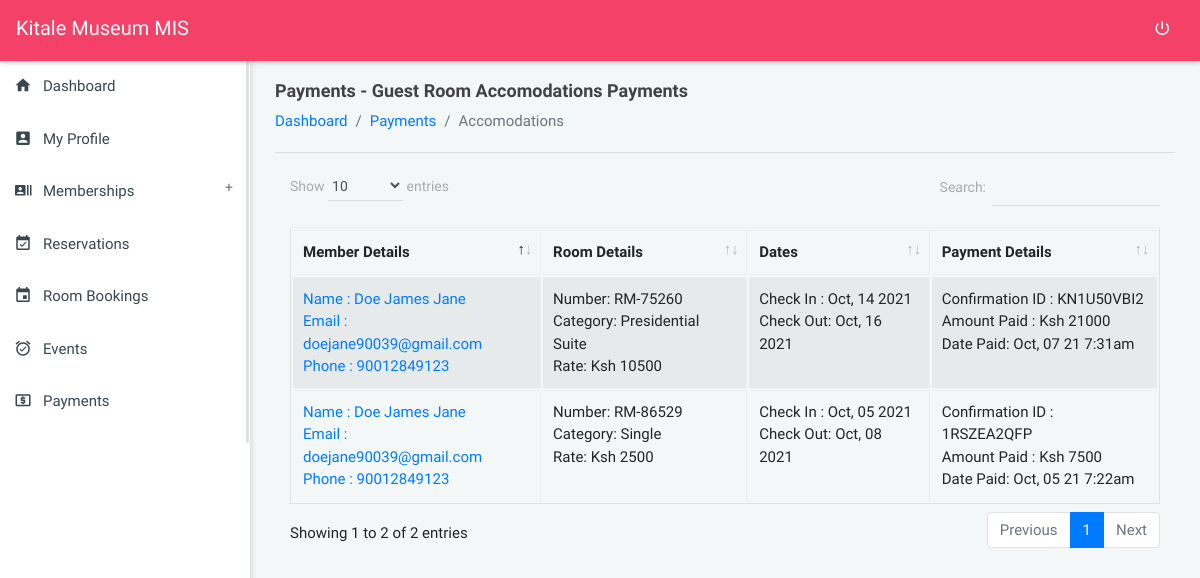
Page /modules_payments_accomodations.php (signed in) on the committed database.
### tables this page shows
CREATE TABLE `settings` (
  `id` int(20) NOT NULL,
  `name` longtext DEFAULT NULL,
  `tagline` longtext DEFAULT NULL,
  `logo` longtext DEFAULT NULL,
  `mailer_host` varchar(200) DEFAULT NULL,
  `mailer_username` varchar(200) DEFAULT NULL,
  `mailer_from_email` varchar(200) DEFAULT NULL,
  `mailer_password` varchar(200) DEFAULT NULL
);

CREATE TABLE `payments` (
  `payment_id` varchar(200) NOT NULL,
  `payment_user_id` varchar(200) NOT NULL,
  `payment_amount` varchar(200) NOT NULL,
  `payment_confirmation_code` varchar(200) NOT NULL,
  `payment_service_paid_id` varchar(200) NOT NULL,
  `payment_created_at` timestamp(6) NOT NULL DEFAULT current_timestamp(6) ON UPDATE current_timestamp(6)
);

CREATE TABLE `users` (
  `user_id` varchar(200) NOT NULL,
  `user_name` varchar(200) DEFAULT NULL,
  `user_phone` varchar(200) DEFAULT NULL,
  `user_idno` varchar(200) DEFAULT NULL,
  `user_email` varchar(200) DEFAULT NULL,
  `user_password` varchar(200) DEFAULT NULL,
  `user_profile_pic` varchar(200) DEFAULT NULL,
  `user_access_level` varchar(200) DEFAULT NULL,
  `user_created_on` varchar(200) DEFAULT NULL
);

CREATE TABLE `rooms` (
  `room_id` varchar(200) NOT NULL,
  `room_number` varchar(200) DEFAULT NULL,
  `room_type` longtext DEFAULT NULL,
  `room_status` varchar(200) NOT NULL DEFAULT 'Vacant',
  `room_rate` varchar(200) DEFAULT NULL
);

CREATE TABLE `accomodations` (
  `accomodation_id` varchar(200) NOT NULL,
  `accomodation_user_id` varchar(200) DEFAULT NULL,
  `accomodation_check_indate` varchar(200) DEFAULT NULL,
  `accomodation_room_id` varchar(200) DEFAULT NULL,
  `accomodation_payment_status` varchar(200) DEFAULT NULL,
  `accomodation_check_out_date` varchar(200) DEFAULT NULL,
  `accomodation_created_at` timestamp(6) NOT NULL DEFAULT current_timestamp(6) ON UPDATE current_timestamp(6)
);

### modules_payments_accomodations.php (the view, shortened to what this page needs)
<?php
require_once('config/config.php');
require_once('partials/head.php');
?>
<body class="theme-red">
    <?php require_once('partials/navigation.php'); ?>
    <?php require_once('partials/sidebar.php'); ?>
    <section class="content">
        <div class="container-fluid">
            <div class="block-header">
                <div class="row">
                    <div class="col-lg-12 col-md-6 col-sm-7">
                        <h2>Payments - Guest Room Accomodations Payments</h2>
                        <ul class="breadcrumb">
                            <li class="breadcrumb-item"><a href="dashboard">Dashboard</a></li>
                            <li class="breadcrumb-item"><a href="">Payments</a></li>
                            <li class="breadcrumb-item active">Accomodations</li>
                        </ul>
                    </div>
                </div>
            </div>
            <hr>
            <div class="row clearfix">
                <div class="col-lg-12 col-md-12 col-sm-12">
                    <div class="table-responsive">
                        <table class="table table-bordered table-striped table-hover js-basic-example dataTable">
                            <thead>
                                <tr>
                                    <th>Member Details</th>
                                    <th>Room Details</th>
                                    <th>Dates</th>
                                    <th>Payment Details</th>
                                </tr>
                            </thead>
                            <tbody>
                                <?php
                                $ret = "SELECT * FROM payments p
                                INNER JOIN accomodations a ON a.accomodation_id = p.payment_service_paid_id
                                INNER JOIN users u ON p.payment_user_id  = u.user_id
                                INNER JOIN rooms r ON r.room_id = a.accomodation_room_id
                                ";
                                $stmt = $mysqli->prepare($ret);
                                $stmt->execute();
                                $res = $stmt->get_result();
                                while ($payments = $res->fetch_object()) {
                                ?>
                                    <tr>
                                        <td>
                                            <a href="modules_payments_accomodation?view=<?php echo $payments->payment_id; ?>&service=<?php echo $payments->payment_service_paid_id; ?>">
                                                Name : <?php echo $payments->user_name; ?> <br>
                                                Email : <?php echo $payments->user_email; ?> <br>
                                                Phone : <?php echo $payments->user_phone; ?> <br>
                                            </a>
                                        </td>
                                        <td>
                                            Number: <?php echo $payments->room_number; ?><br>
                                            Category: <?php echo $payments->room_type; ?><br>
                                            Rate: Ksh <?php echo $payments->room_rate; ?>
                                        </td>
                                        <td>
                                            Check In : <?php echo date('M, d Y', strtotime($payments->accomodation_check_indate)); ?><br>
                                            Check Out: <?php echo date('M, d Y', strtotime($payments->accomodation_check_out_date)); ?><br>
                                        </td>
                                        <td>
                                            Confirmation ID : <?php echo $payments->payment_confirmation_code; ?><br>
                                            Amount Paid : Ksh <?php echo $payments->payment_amount; ?><br>
                                            Date Paid: <?php echo date('M, d y g:ia', strtotime($payments->payment_created_at)); ?>
                                        </td>
                                    </tr>
                                <?php
                                } ?>
                            </tbody>
                        </table>
                    </div>
                </div>
            </div>
        </div>
    </section>
</body>
</html>

### partials/navigation.php (shortened to what this page needs)
<?php
$user_rank = $_SESSION['user_access_level'];
$ret = "SELECT * FROM settings";
$stmt = $mysqli->prepare($ret);
$stmt->execute();
$res = $stmt->get_result();
while ($sys = $res->fetch_object()) {
    if ($user_rank == 'Member') {
?>
        <nav class="navbar">
            <div class="col-12">
                <div class="navbar-header">
                    <a href="javascript:void(0);" class="bars"></a>
                    <a class="navbar-brand" href="home"><?php echo $sys->name; ?> MIS</a>
                </div>
                <ul class="nav navbar-nav navbar-right">
                    <li><a href="logout" class="mega-menu" data-close="true"><i class="zmdi zmdi-power"></i></a></li>
                </ul>
            </div>
        </nav>
    <?php
    } else {
    ?>
        <nav class="navbar">
            <div class="col-12">
                <div class="navbar-header">
                    <a class="navbar-brand" href="dashboard"><?php echo $sys->name; ?> MIS</a>
                </div>
                <ul class="nav navbar-nav navbar-right">
                    <li><a href="logout" class="mega-menu" data-close="true"><i class="zmdi zmdi-power"></i></a></li>
                </ul>
            </div>
        </nav>
<?php
    }
}
?>

### assets/css/all-themes.css (style rules this page uses)
.theme-red .bars, .theme-red .navbar-brand, .theme-red .navbar-brand:hover, .theme-red .navbar-brand:active, .theme-red .navbar-brand:focus, .theme-red .nav > li > a { color: #fff; }
.theme-red .nav > li > a:hover, .theme-red .nav > li > a:focus, .theme-red .nav .open > a, .theme-red .nav .open > a:hover, .theme-red .nav .open > a:focus .theme-red .sidebar .menu .list li.active, { background-color: transparent; }
.theme-purple .nav > li > a:hover, .theme-purple .nav > li > a:focus, .theme-purple .nav .open > a, .theme-purple .nav .open > a:hover, .theme-purple .nav .open > a:focus .theme-purple .sidebar .menu .list li.active, { background-color: transparent; }
.theme-deep-purple .nav > li > a:hover, .theme-deep-purple .nav > li > a:focus, .theme-deep-purple .nav .open > a, .theme-deep-purple .nav .open > a:hover, .theme-deep-purple .nav .open > a:focus .theme-deep-purple .sidebar .menu .list li.active, { background-color: transparent; }
.theme-blue .nav > li > a:hover, .theme-blue .nav > li > a:focus, .theme-blue .nav .open > a, .theme-blue .nav .open > a:hover, .theme-blue .nav .open > a:focus .theme-blue .sidebar .menu .list li.active, { background-color: transparent; }
.theme-cyan .nav > li > a:hover, .theme-cyan .nav > li > a:focus, .theme-cyan .nav .open > a, .theme-cyan .nav .open > a:hover, .theme-cyan .nav .open > a:focus .theme-cyan .sidebar .menu .list li.active, { background-color: transparent; }
.theme-blue-grey .nav > li > a:hover, .theme-blue-grey .nav > li > a:focus, .theme-blue-grey .nav .open > a, .theme-blue-grey .nav .open > a:hover, .theme-blue-grey .nav .open > a:focus .theme-blue-grey .sidebar .menu .list li.active, { background-color: transparent; }
.theme-black .nav > li > a:hover, .theme-black .nav > li > a:focus, .theme-black .nav .open > a, .theme-black .nav .open > a:hover, .theme-black .nav .open > a:focus .theme-black .sidebar .menu .list li.active, { background-color: transparent; }
.theme-green .nav > li > a:hover, .theme-green .nav > li > a:focus, .theme-green .nav .open > a, .theme-green .nav .open > a:hover, .theme-green .nav .open > a:focus .theme-green .sidebar .menu .list li.active, { background-color: transparent; }
.theme-orange .nav > li > a:hover, .theme-orange .nav > li > a:focus, .theme-orange .nav .open > a, .theme-orange .nav .open > a:hover, .theme-orange .nav .open > a:focus .theme-orange .sidebar .menu .list li.active, { background-color: transparent; }
.theme-blush .nav > li > a:hover, .theme-blush .nav > li > a:focus, .theme-blush .nav .open > a, .theme-blush .nav .open > a:hover, .theme-blush .nav .open > a:focus .theme-blush .sidebar .menu .list li.active, { background-color: transparent; }

### rows in the picture
settings: name "Kitale Museum"
payments: users.user_name "Doe James Jane", users.user_email "doejane90039@gmail.com", users.user_phone "90012849123", rooms.room_number "RM-75260", rooms.room_type "Presidential Suite", rooms.room_rate "10500", accomodations.accomodation_check_indate "Oct, 14 2021", accomodations.accomodation_check_out_date "Oct, 16 2021", payment_confirmation_code "KN1U50VBI2", payment_amount "21000", payment_created_at "Oct, 07 21 7:31am"
payments: users.user_name "Doe James Jane", users.user_email "doejane90039@gmail.com", users.user_phone "90012849123", rooms.room_number "RM-86529", rooms.room_type "Single", rooms.room_rate "2500", accomodations.accomodation_check_indate "Oct, 05 2021", accomodations.accomodation_check_out_date "Oct, 08 2021", payment_confirmation_code "1RSZEA2QFP", payment_amount "7500", payment_created_at "Oct, 05 21 7:22am"
